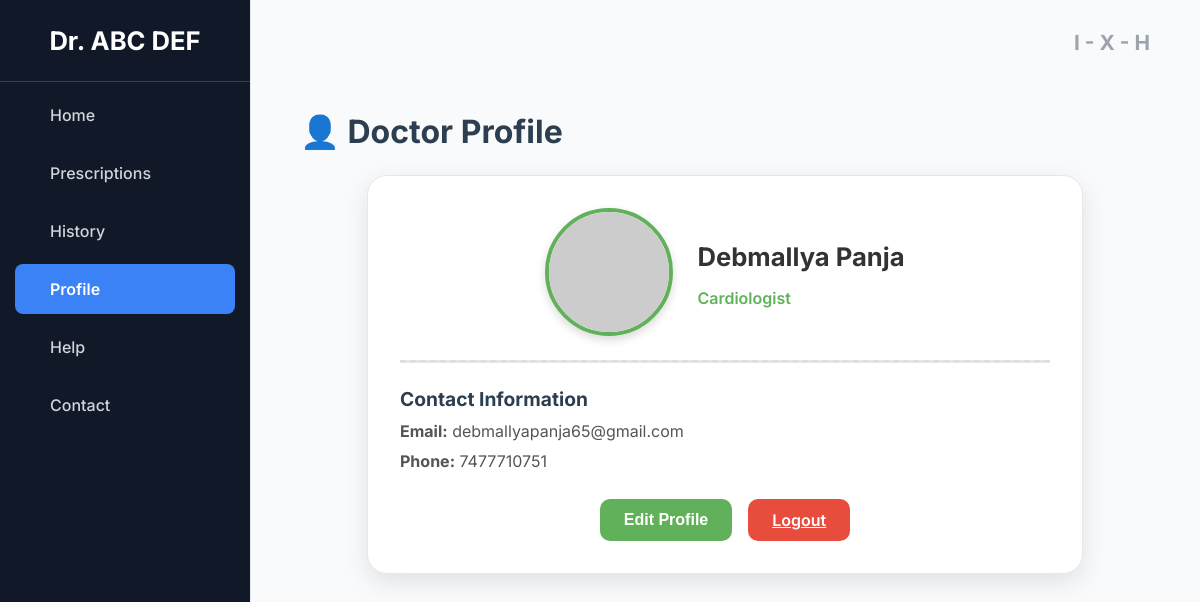
The page /profile/ (signed in) on the database its author committed.
### home/models.py (models this page shows, shortened)
class Doctor(models.Model):
    user = models.OneToOneField(User, on_delete=models.CASCADE)
    first_name = models.CharField(max_length=100)
    last_name = models.CharField(max_length=100)
    specialization = models.CharField(max_length=100, blank=True)
    phone = models.CharField(max_length=15, blank=True)
    email = models.EmailField(blank=True)
    experience = models.PositiveIntegerField(
        null=True, blank=True, help_text="Years of experience")
    profile_picture = models.ImageField(
        upload_to='doctor_pics/', blank=True, null=True)

### home/views.py (the view)
# urls.py: path('profile/', views.profile, name='profile'),
@login_required
def profile(request):
    try: doctor = request.user.doctor
    except Doctor.DoesNotExist: doctor = None
    return render(request, 'profile.html', {'doctor': doctor})

### templates/profile.html (shortened to what this page needs)
{% extends 'base.html' %}
{% block content %}
<header class="page-header">
  <h1>👤 Doctor Profile</h1>
</header>
<div class="card profile-card">
  <div class="profile-header">
    <img src="https://placehold.co/120x120/61b15a/FFFFFF?text=Dr." alt="Doctor Profile Picture" class="profile-picture">
    <div class="profile-info">
      <h2>{{ doctor.first_name }} {{ doctor.last_name }}</h2>
      <p class="specialization">{{ doctor.specialization }}</p>
    </div>
  </div>
  <hr class="profile-divider">
  <div class="profile-details">
    <h3>Contact Information</h3>
    <p><strong>Email:</strong> {{ doctor.email }}</p>
    <p><strong>Phone:</strong> {{ doctor.phone }}</p>
  </div>
  <div class="profile-actions">
    {% if user.is_authenticated %}
      <button class="btn">Edit Profile</button>
      <a href="{% url 'logout' %}" class="btn btn-danger">Logout</a>
    {% else %}
      <a href="{% url 'signup' %}" class="btn btn-secondary">Signup</a>
      <a href="{% url 'login' %}" class="btn">Login</a>
    {% endif %}
  </div>
</div>
{% endblock %}

### static/css/base.css (style rules this page uses)
body { font-family: 'Inter', -apple-system, BlinkMacSystemFont, "Segoe UI", Roboto, "Helvetica Neue", Arial, sans-serif; margin: 0; background-color: #f9fafb; display: flex; color: #111827; -webkit-font-smoothing: antialiased; -moz-osx-font-smoothing: grayscale; }
.card { background-color: white; border-radius: 12px; box-shadow: 0 1px 3px 0 rgba(0, 0, 0, 0.1), 0 1px 2px -1px rgba(0, 0, 0, 0.1); padding: 30px; border: 1px solid #e5e7eb; }
.btn { background-color: #3b82f6; color: white; border: none; padding: 12px 24px; border-radius: 8px; cursor: pointer; font-size: 1em; font-weight: 600; transition: all 0.25s ease-in-out; }
.page-header { display: flex; justify-content: space-between; align-items: center; margin-bottom: 30px; }
.page-header h1, .home-header h1 { margin: 0; font-weight: 700; font-size: 2em; color: #111827; }
hr { border: 0; height: 1px; background-color: #e5e7eb; margin: 25px 0; }

### templates/profile.html (style rules this page uses)
.page-header { text-align: center; margin-top: 2rem; margin-bottom: 1.5rem; }
.page-header h1 { font-size: 2rem; color: #2c3e50; font-weight: 700; }
.profile-card { max-width: 650px; margin: 0 auto; background: #fff; border-radius: 20px; box-shadow: 0 8px 25px rgba(0, 0, 0, 0.1); padding: 2rem; transition: transform 0.3s ease, box-shadow 0.3s ease; }
.profile-header { display: flex; align-items: center; gap: 1.5rem; justify-content: center; }
.profile-picture { width: 120px; height: 120px; border-radius: 50%; object-fit: cover; border: 4px solid #61b15a; box-shadow: 0 4px 10px rgba(0, 0, 0, 0.15); }
.profile-info h2 { font-size: 1.6rem; color: #333; margin-bottom: 0.3rem; }
.profile-info .specialization { font-size: 1rem; color: #61b15a; font-weight: 600; }
.profile-divider { margin: 1.5rem 0; border: none; border-top: 2px dashed #ddd; }
.profile-details { margin-bottom: 1.5rem; }
.profile-details h3 { color: #2c3e50; margin-bottom: 0.5rem; font-size: 1.2rem; font-weight: 700; }
.profile-details p { color: #555; line-height: 1.6; margin: 0.3rem 0; }
.profile-actions { text-align: center; display: flex; justify-content: center; gap: 1rem; flex-wrap: wrap; }
.btn { background: #61b15a; color: white; border: none; border-radius: 10px; padding: 0.7rem 1.5rem; font-size: 1rem; font-weight: 600; cursor: pointer; transition: all 0.3s ease; }
.btn-danger { background: #e74c3c; }

### rows shown on the page
Doctor: first_name "Debmallya", last_name "Panja", specialization "Cardiologist", email "debmallyapanja65@gmail.com", phone "7477710751"
